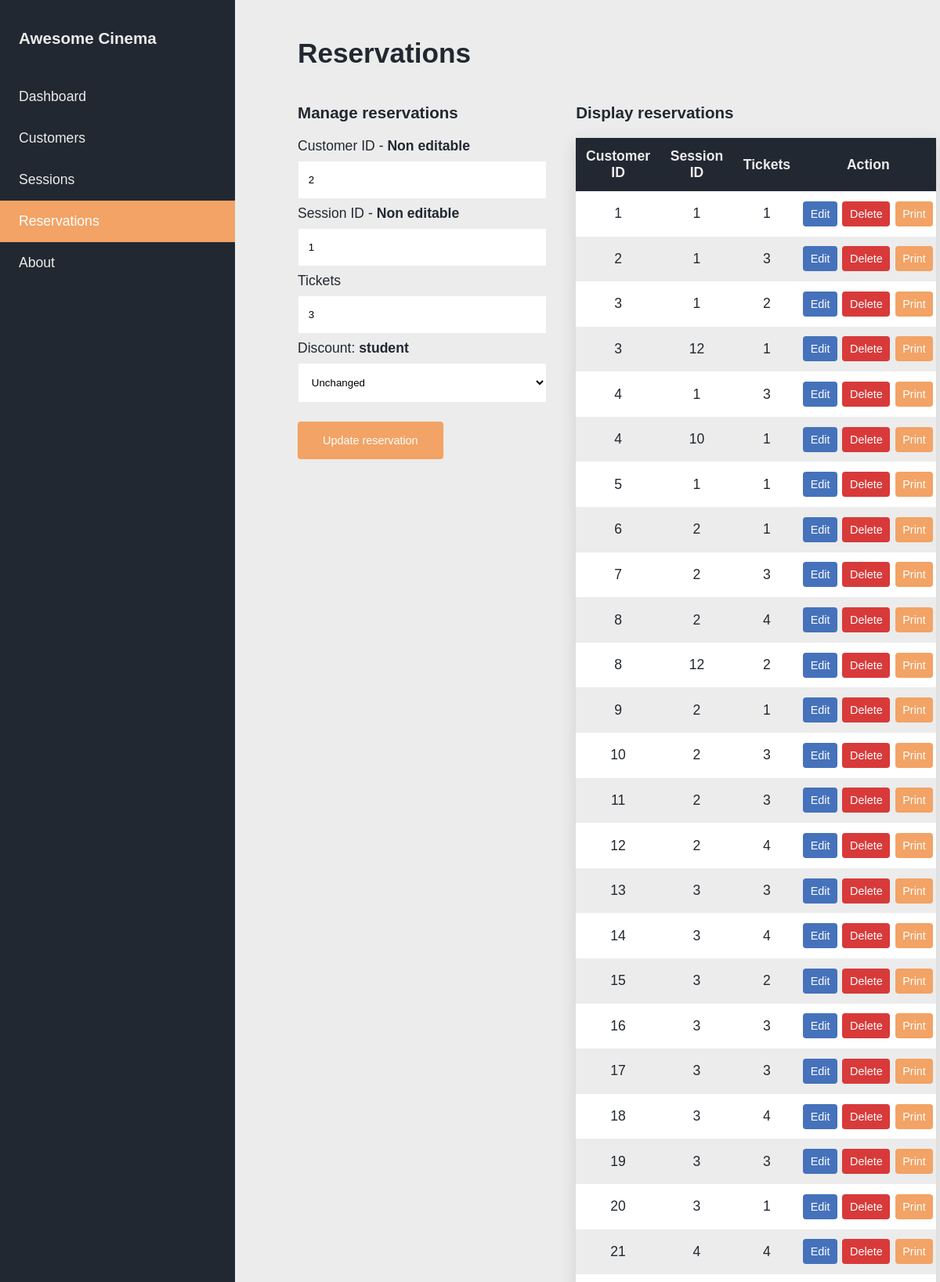
/reservations.php?edit_c=2&edit_s=1 (upper part), run on the app's committed database.
### tables this page shows
CREATE TABLE reserves(
   
  customer_id INT,
  session_id INT,

   
  tickets INT NOT NULL,

   
  PRIMARY KEY (customer_id, session_id)
);

CREATE TABLE ticket(
   
  ticket_id INT NOT NULL AUTO_INCREMENT,
  value DECIMAL(4,2) NOT NULL,
  discount VARCHAR(10) DEFAULT 'normal',

   
  session_id INT,
  customer_id INT,

   
  PRIMARY KEY (ticket_id)
);

### proc/reservations.php (called while the page is built, shortened)
<?php
require("/srv/http/awesome_cinema/config/database.php");
if (isset($_GET["edit_c"]) && isset($_GET["edit_s"])) {
    $customer_id = $_GET['edit_c'];
    $session_id = $_GET['edit_s'];
    $update = true;
    $query = "SELECT ticket_id, discount FROM ticket WHERE session_id=$session_id AND customer_id=$customer_id";
    $discount = $conn->query($query);
    $row = $discount->fetch_array();
    $discount = $row['discount'];
    $query = "SELECT * FROM reserves WHERE customer_id=$customer_id AND session_id=$session_id";
    $result = $conn->query($query);
    if ($result) {
        if (count($result) == 1) {
            $row = $result->fetch_array();
            $customer_id = $row['customer_id'];
            $session_id = $row['session_id'];
            $tickets = $row['tickets'];
        }
    } else {
        die($conn->error);
    }
}
$r_arr = $conn->query("SELECT * FROM reserves");

### reservations.php (the view, shortened to what this page needs)
<?php
    require("/srv/http/awesome_cinema/proc/reservations.php");
?>
<!DOCTYPE html>
<html lang="en">
<head>
    <link rel="stylesheet" href="style.css">
</head>
<body>
    <header>
        <ul class="navbar">
            <li class="navbar__item"><h3>Awesome Cinema</h3></li>
            <li><a class="navbar__item" href="index.php">Dashboard</a></li>
            <li><a class="navbar__item" href="customers.php">Customers</a></li>
            <li><a class="navbar__item" href="sessions.php">Sessions</a></li>
            <li><a class="navbar__item navbar__item--active" href="reservations.php">Reservations</a></li>
            <li><a class="navbar__item" href="about.html">About</a></li>
        </ul>
    </header>
    <main>
        <div class="wrapper">
            <h1>Reservations</h1>
            <div style="float:left;width:43%;">
                <h3>Manage reservations</h3>
                <form action="proc/reservations.php" method="POST">
                    <?php
                    if ($update == true) {
                        echo '<label for="customer_id">Customer ID - <b>Non editable</b></label>
                        <input type="number" name="customer_id" min="1" value="'.$customer_id.'" readonly required>
                        <label for="session_id">Session ID - <b>Non editable</b></label>
                        <input type="number" name="session_id" min="1" value="'.$session_id.'" readonly required>';
                    }
                    ?>
                    <label for="tickets">Tickets</label>
                    <input type="number" name="tickets" min="1" max="5" value="<?php echo $tickets; ?>" required>
                    <?php
                    if ($update == true) {
                        echo "<label>Discount: <b>".$discount."</b></label>";
                        echo '<select id="discount" name="discount">
                                <option value="'.$discount.'">Unchanged</option>
                                <option value="normal">Normal</option>
                                <option value="student">Student</option>
                                <option value="kid">Kid</option>
                                <option value="unemployed">Unemployed</option>
                            </select>';
                        echo '<button type="submit" name="update" class="btn">Update reservation</button>';
                    }
                    ?>
                </form>
            </div>
            <div style="float:right;width:52%;">
                <h3>Display reservations</h3>
                <table>
                    <tr>
                        <th>Customer ID</th>
                        <th>Session ID</th>
                        <th>Tickets</th>
                        <th>Action</th>
                    </tr>
                <?php
                    foreach($r_arr as $item) {
                        echo "<tr>";
                        echo "<td>".$item["customer_id"]."</td>
                            <td>".$item["session_id"]."</td>
                            <td>".$item["tickets"]."</td>
                            <td style=\"display: flex;flexdirection:row;\">
                                <a class=\"btn btn__table btn--edit\"
                                href=\"reservations.php?edit_c=".$item["customer_id"]."&edit_s=".$item["session_id"]."\">Edit</a>
                                <a class=\"btn btn__table btn--delete\"
                                href=\"reservations.php?delete_c=".$item["customer_id"]."&delete_s=".$item["session_id"]."\">Delete</a>
                                <a class=\"btn btn__table\"
                                href=\"tickets.php?print_c=".$item["customer_id"]."&print_s=".$item["session_id"]."\">Print</a>
                            </td>";
                        echo "</tr>";
                    }
                    echo "</table>";
                ?>
            </div>
        </div>
    </main>
</body>
</html>

### style.css (style rules this page uses)
:root { --clr-dark: #222831; --clr-medium: #30475e; --clr-accent: #f2a365; --clr-light: #ececec; --clr-green: #4CAF50; --clr-red: #d83a3a; --clr-yellow: #ffdaaf; --clr-blue: #4572bb; --clr-grey: #ccc; --clr-black: black; --clr-white: white; --clr-accent-hover: #fdc295; --clr-blue-hover: #66a7e7; --clr-red-hover: #f34646; --fw-regular: 400; --fw-medium: 500; --fw-semibold: 600; --fw-bold: 700; }
*, *::before, *::after { box-sizing: border-box; margin: 0; padding: 0; }
body { scroll-behavior: smooth; padding: 0; margin: 0; background-color: var(--clr-light); font-family: "Quicksand", sans-serif; font-size: 1.1rem; color: var(--clr-dark); }
h1 { display: block; font-size: 2em; margin-top: 0.67em; margin-bottom: 0.67em; margin-left: 0; margin-right: 0; font-weight: bold; }
h3 { display: block; font-size: 1.17em; margin-top: 1em; margin-bottom: 1em; margin-left: 0; margin-right: 0; font-weight: bold; }
.wrapper { margin-left: 25%; padding: 1.5rem 5rem; }
.navbar { list-style-type: none; margin: 0; padding: 0; width: 25%; background-color: var(--clr-dark); position: fixed; height: 100%; overflow: auto; }
.navbar__item { display: block; color: var(--clr-light); padding: 1rem 1.5rem; text-decoration: none; }
.navbar__item--active { background-color: var(--clr-accent); color: var(--clr-white); }
.btn { background-color: var(--clr-accent); color: white; padding: 1rem 2rem; margin: 1rem 0; border: none; border-radius: 4px; cursor: pointer; text-decoration: none; font-size: 0.9rem; }
.btn__table { margin: 0 0.2rem; padding: 0.5rem 0.6rem; }
.btn--edit { background-color: var(--clr-blue); }
.btn--delete { background-color: var(--clr-red); }
select { background-color: var(--clr-white); width: 100%; padding: 1rem 0.8rem; margin: 8px 0; display: inline-block; border: 1px solid var(--clr-light); }
input { border: 1px solid var(--clr-light); width: 100%; padding: 1rem 0.8rem; margin: 8px 0; }
table { width: 100%; margin-bottom: 2rem; box-shadow: 0 6px 20px rgba(0,0,0,0.12); }
table, th, td { border-collapse: collapse; }
tr:nth-child(even) { background-color: var(--clr-white); }
tr:nth-child(odd) { background-color: var(--clr-light); }
th, td { padding: .8rem; text-align: center; }
.table--customers th, td { padding: .8rem 0rem .8rem; text-align: center; }
th { background-color: var(--clr-dark); color: var(--clr-light); }

### data on the page
reserves: customer_id "2", session_id "1", tickets "3", customer "2", session "1"
ticket: discount "student"
reserves: customer "1", session "1", tickets "1"
reserves: customer "3", session "1", tickets "2"
reserves: customer "3", session "12", tickets "1"
reserves: customer "4", session "1", tickets "3"
reserves: customer "4", session "10", tickets "1"
reserves: customer "5", session "1", tickets "1"
reserves: customer "6", session "2", tickets "1"
reserves: customer "7", session "2", tickets "3"
reserves: customer "8", session "2", tickets "4"
reserves: customer "8", session "12", tickets "2"
reserves: customer "9", session "2", tickets "1"
reserves: customer "10", session "2", tickets "3"
reserves: customer "11", session "2", tickets "3"
reserves: customer "12", session "2", tickets "4"
reserves: customer "13", session "3", tickets "3"
reserves: customer "14", session "3", tickets "4"
reserves: customer "15", session "3", tickets "2"
reserves: customer "16", session "3", tickets "3"
reserves: customer "17", session "3", tickets "3"
reserves: customer "18", session "3", tickets "4"
reserves: customer "19", session "3", tickets "3"
reserves: customer "20", session "3", tickets "1"
reserves: customer "21", session "4", tickets "4"
